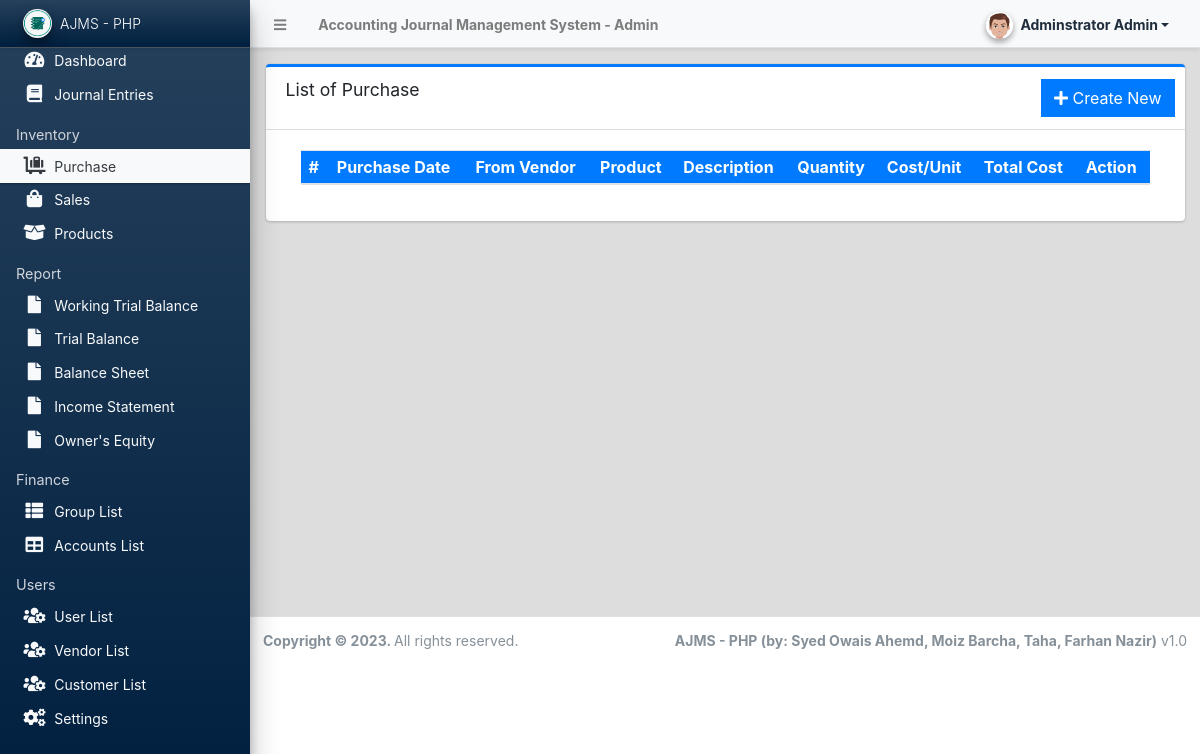
The app's page /admin/?page=inventory/purchase (signed in), older data.
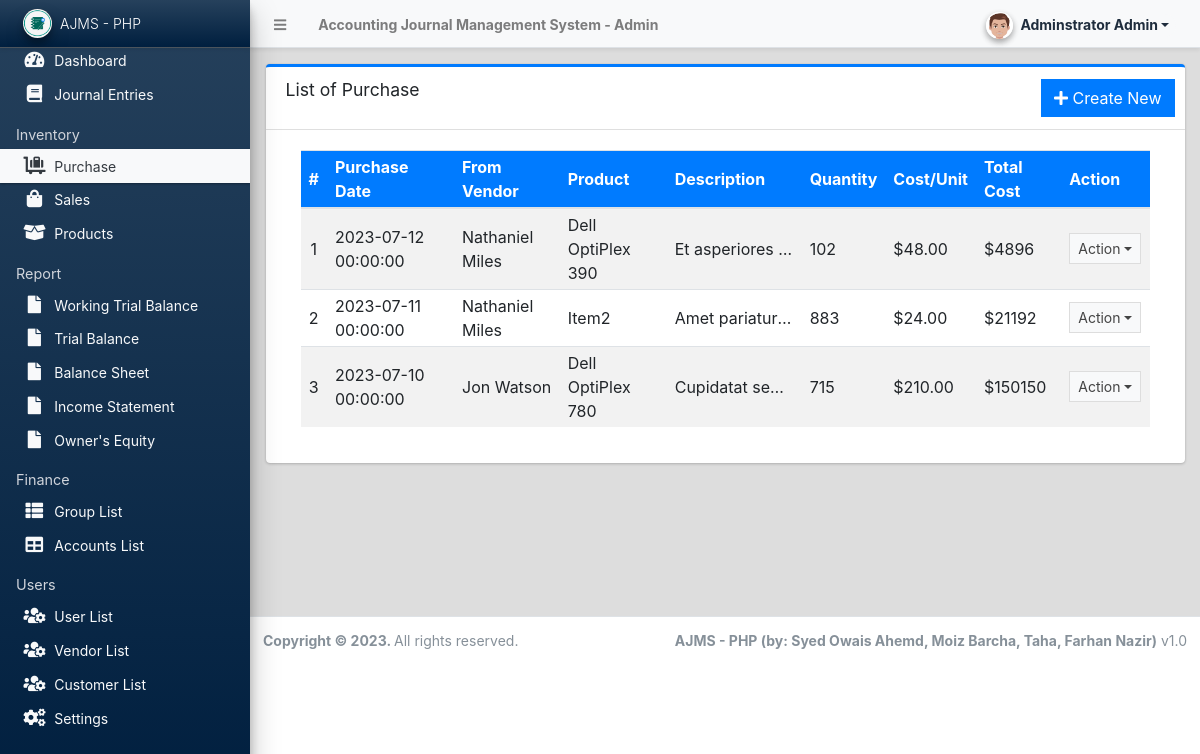
The same page, newer data.
### tables this page shows
CREATE TABLE `purchase` (
  `id` int(11) NOT NULL,
  `vendor_id` int(11) NOT NULL,
  `product_id` int(11) NOT NULL,
  `description` varchar(255) DEFAULT NULL,
  `cost` decimal(12,2) DEFAULT NULL,
  `qty` int(11) DEFAULT 0,
  `payment_type` varchar(50) NOT NULL,
  `purchase_date` datetime NOT NULL
);

CREATE TABLE `vendor` (
  `id` int(11) NOT NULL,
  `name` varchar(100) NOT NULL,
  `address` varchar(1024) DEFAULT NULL,
  `account_id` int(11) DEFAULT NULL,
  `company` varchar(100) NOT NULL
);

CREATE TABLE `products` (
  `id` int(11) NOT NULL,
  `name` varchar(100) NOT NULL,
  `description` varchar(255) DEFAULT NULL,
  `cost` decimal(12,4) DEFAULT NULL,
  `price` decimal(12,4) DEFAULT NULL,
  `qty` int(11) DEFAULT 0,
  `avatar` text NOT NULL,
  `status` int(11) NOT NULL,
  `created_at` datetime NOT NULL DEFAULT current_timestamp(),
  `updated_at` datetime NOT NULL DEFAULT current_timestamp()
);

### config.php (called while the page is built, shortened)
<?php
require_once('classes/DBConnection.php');
require_once('classes/SystemSettings.php');
function validate_image($file){
	if(!empty($file)){
        $ex = explode('?',$file);
        $file = $ex[0];
        $param =  isset($ex[1]) ? '?'.$ex[1]  : '';
		if(is_file(base_app.$file)){
			return base_url.$file.$param;
		}else{
			return base_url.'dist/img/no-image-available.png';
		}
	}else{
		return base_url.'dist/img/no-image-available.png';
	}
}
function isMobileDevice(){
    $aMobileUA = array(
        '/iphone/i' => 'iPhone',
        '/ipod/i' => 'iPod',
        '/ipad/i' => 'iPad',
        '/android/i' => 'Android',
        '/blackberry/i' => 'BlackBerry',
        '/webos/i' => 'Mobile'
    );
    return false;
}
?>

### classes/DBConnection.php (called while the page is built, shortened)
<?php
class DBConnection{
    private $host = DB_SERVER;
    private $username = DB_USERNAME;
    private $password = DB_PASSWORD;
    private $database = DB_NAME;
    public $conn;
    public function __construct(){
        if (!isset($this->conn)) {
            $this->conn = new mysqli($this->host, $this->username, $this->password, $this->database);
        }
    }
}
?>

### classes/SystemSettings.php (called while the page is built, shortened)
<?php
class SystemSettings extends DBConnection{
	function userdata($field = ''){
		if(!empty($field)){
			if(isset($_SESSION['userdata'][$field]))
				return $_SESSION['userdata'][$field];
			else
				return null;
		}else{
			return false;
		}
	}
	function info($field=''){
		if(!empty($field)){
			if(isset($_SESSION['system_info'][$field]))
				return $_SESSION['system_info'][$field];
			else
				return false;
		}else{
			return false;
		}
	}
}
$_settings = new SystemSettings();
?>

### admin/inventory/purchase/index.php (the view, shortened to what this page needs)
<div class="card card-outline card-primary">
	<div class="card-header">
		<h3 class="card-title">List of Purchase</h3>
		<div class="card-tools">
			<a href="?page=inventory/purchase/manage_purchase" class="btn btn-flat btn-primary"><span class="fas fa-plus"></span>  Create New</a>
		</div>
	</div>
	<div class="card-body">
		<div class="container-fluid">
        <div class="container-fluid">
			<table class="table table-hover table-striped">
				<thead>
					<tr class="bg-primary">
						<th>#</th>
						<th>Purchase Date</th>
						<th>From Vendor</th>
						<th>Product</th>
						<th>Description</th>
						<th>Quantity</th>
						<th>Cost/Unit</th>
						<th>Total Cost</th>
						<th>Action</th>
					</tr>
				</thead>
				<tbody>
					<?php
						$i = 1;
						$qry = $conn->query("SELECT p.*, v.name vendor, prd.name product  FROM `purchase` p
							LEFT JOIN vendor v on v.id = p.vendor_id
							LEFT JOIN products prd on prd.id = p.product_id
							order by purchase_date desc");
						while($row = $qry->fetch_assoc()):
					?>
						<tr>
							<td class="text-center"><?php echo $i++; ?></td>
							<td><?php echo $row['purchase_date'] ?></td>
							<td><?php echo ucwords($row['vendor']) ?></td>
							<td><?php echo ucwords($row['product']) ?></td>
							<td ><p class="m-0 truncate-1"><?php echo $row['description'] ?></p></td>
							<td><?php echo $row['qty'] ?></td>
							<td><?php echo '$'.$row['cost'] ?></td>
							<td><?php echo '$'.(intval($row['qty']) * floatval($row['cost'])) ?></td>
							<td align="center">
								 <button type="button" class="btn btn-flat btn-default btn-sm dropdown-toggle dropdown-icon" data-toggle="dropdown">
				                  		Action
				                  </button>
							</td>
						</tr>
					<?php endwhile; ?>
				</tbody>
			</table>
		</div>
		</div>
	</div>
</div>

### admin/index.php (shortened to what this page needs)
<?php require_once('../config.php'); ?>
 <!DOCTYPE html>
<html lang="en" class="" style="height: auto;">
<?php require_once('inc/header.php') ?>
  <body class="sidebar-mini layout-fixed control-sidebar-slide-open layout-navbar-fixed sidebar-mini-md sidebar-mini-xs" data-new-gr-c-s-check-loaded="14.991.0" data-gr-ext-installed="" style="height: auto;">
    <div class="wrapper">
     <?php require_once('inc/topBarNav.php') ?>
     <?php require_once('inc/navigation.php') ?>
     <?php $page = isset($_GET['page']) ? $_GET['page'] : 'home';  ?>
      <div class="content-wrapper pt-3" style="min-height: 567.854px;">
        <section class="content">
          <div class="container-fluid">
            <?php
              if(!file_exists($page.".php") && !is_dir($page)){
                  include '404.html';
              }else{
                if(is_dir($page))
                  include $page.'/index.php';
                else
                  include $page.'.php';
              }
            ?>
          </div>
        </section>
      </div>
      <?php require_once('inc/footer.php') ?>
  </body>
</html>

### admin/inc/header.php (shortened to what this page needs)
<head>
    <link rel="stylesheet" href="<?php echo base_url ?>plugins/fontawesome-free/css/all.min.css">
    <link rel="stylesheet" href="<?php echo base_url ?>plugins/tempusdominus-bootstrap-4/css/tempusdominus-bootstrap-4.min.css">
  <link rel="stylesheet" href="<?php echo base_url ?>plugins/datatables-bs4/css/dataTables.bootstrap4.min.css">
  <link rel="stylesheet" href="<?php echo base_url ?>plugins/datatables-responsive/css/responsive.bootstrap4.min.css">
  <link rel="stylesheet" href="<?php echo base_url ?>plugins/datatables-buttons/css/buttons.bootstrap4.min.css">
  <link rel="stylesheet" href="<?php echo base_url ?>plugins/select2/css/select2.min.css">
  <link rel="stylesheet" href="<?php echo base_url ?>plugins/select2-bootstrap4-theme/select2-bootstrap4.min.css">
    <link rel="stylesheet" href="<?php echo base_url ?>plugins/icheck-bootstrap/icheck-bootstrap.min.css">
    <link rel="stylesheet" href="<?php echo base_url ?>plugins/jqvmap/jqvmap.min.css">
    <link rel="stylesheet" href="<?php echo base_url ?>plugins/fullcalendar/main.css">
    <link rel="stylesheet" href="<?php echo base_url ?>dist/css/adminlte.css">
    <link rel="stylesheet" href="<?php echo base_url ?>dist/css/custom.css">
    <link rel="stylesheet" href="<?php echo base_url ?>plugins/overlayScrollbars/css/OverlayScrollbars.min.css">
    <link rel="stylesheet" href="<?php echo base_url ?>plugins/daterangepicker/daterangepicker.css">
    <link rel="stylesheet" href="<?php echo base_url ?>plugins/summernote/summernote-bs4.min.css">
  <link rel="stylesheet" href="<?php echo base_url ?>plugins/sweetalert2-theme-bootstrap-4/bootstrap-4.min.css">
  </head>

### admin/inc/topBarNav.php (shortened to what this page needs)
<nav class="main-header navbar navbar-expand navbar-light text-sm shadow-sm">
  <ul class="navbar-nav">
    <li class="nav-item">
    <a class="nav-link" data-widget="pushmenu" href="#" role="button"><i class="fas fa-bars"></i></a>
    </li>
    <li class="nav-item d-none d-sm-inline-block">
      <a href="<?php echo base_url ?>" class="nav-link"><b><?php echo (!isMobileDevice()) ? $_settings->info('name'):$_settings->info('short_name'); ?> - Admin</b></a>
    </li>
  </ul>
  <ul class="navbar-nav ml-auto">
    <li class="nav-item">
      <div class="btn-group nav-link">
            <button type="button" class="btn btn-rounded badge badge-light dropdown-toggle dropdown-icon" data-toggle="dropdown">
              <span><img src="<?php echo validate_image($_settings->userdata('avatar')) ?>" class="img-circle elevation-2 user-img" alt="User Image"></span>
              <span class="ml-3"><?php echo ucwords($_settings->userdata('firstname').' '.$_settings->userdata('lastname')) ?></span>
            </button>
        </div>
    </li>
  </ul>
</nav>

### admin/inc/navigation.php (shortened to what this page needs)
<aside class="main-sidebar sidebar-dark-light elevation-4 sidebar-no-expand bg-gradient-navy">
  <a href="<?php echo base_url ?>admin" class="brand-link bg-transparent text-sm shadow-sm bg-gradient-navy">
  <img src="<?php echo validate_image($_settings->info('logo'))?>" alt="Store Logo" class="brand-image img-circle elevation-3 bg-black" style="width: 1.8rem;height: 1.8rem;max-height: unset;object-fit:scale-down;object-position:center center">
  <span class="brand-text font-weight-light"><?php echo $_settings->info('short_name') ?></span>
  </a>
  <div class="sidebar os-host os-theme-light os-host-overflow os-host-overflow-y os-host-resize-disabled os-host-transition os-host-scrollbar-horizontal-hidden">
    <div class="os-content-glue" style="margin: 0px -8px; width: 249px; height: 646px;"></div>
    <div class="os-padding">
      <div class="os-viewport os-viewport-native-scrollbars-invisible" style="overflow-y: scroll;">
        <div class="os-content" style="padding: 0px 8px; height: 100%; width: 100%;">
          <nav class="">
             <ul class="nav nav-pills nav-sidebar flex-column text-sm nav-compact nav-flat nav-child-indent nav-collapse-hide-child text-dark" data-widget="treeview" role="menu" data-accordion="false">
              <li class="nav-item dropdown">
                <a href="./" class="nav-link text-light nav-home">
                  <i class="nav-icon fas fa-tachometer-alt"></i>
                  <p>
                    Dashboard
                  </p>
                </a>
              </li>
              <li class="nav-item">
                <a href="<?php echo base_url ?>admin/?page=journals" class="nav-link text-light nav-journals">
                  <i class="nav-icon fas fa-book"></i>
                  <p>
                    Journal Entries
                  </p>
                </a>
              </li>
             <li class="nav-header">Inventory</li>
             <li class="nav-item">
                 <a href="<?php echo base_url ?>admin/?page=inventory/purchase" class="nav-link text-light nav-inventory_purchase">
                     <i class="nav-icon fas fa-luggage-cart"></i>
                     <p>
                         Purchase
                     </p>
                 </a>
             </li>
             <li class="nav-item">
                 <a href="<?php echo base_url ?>admin/?page=inventory/sales" class="nav-link text-light nav-inventory_sales">
                     <i class="nav-icon fas fa-shopping-bag"></i>
                     <p>
                         Sales
                     </p>
                 </a>
             </li>
             <li class="nav-item">
                 <a href="<?php echo base_url ?>admin/?page=inventory/products/list" class="nav-link text-light nav-inventory_products_list">
                     <i class="nav-icon fas fa-box-open"></i>
                     <p>
                         Products
                     </p>
                 </a>
             </li>
              <li class="nav-header">Report</li>
              <li class="nav-item">
                <a href="<?php echo base_url ?>admin/?page=reports/working_trial_balance" class="nav-link text-light nav-reports_working_trial_balance">
                  <i class="nav-icon fas fa-file"></i>
                  <p>
                    Working Trial Balance
                  </p>
                </a>
              </li>
              <li class="nav-item">
                <a href="<?php echo base_url ?>admin/?page=reports/trial_balance" class="nav-link text-light nav-reports_trial_balance">
                  <i class="nav-icon fas fa-file"></i>
                  <p>
                    Trial Balance
                  </p>
                </a>
              </li>
              <li class="nav-item">
                <a href="<?php echo base_url ?>admin/?page=reports/balance_sheet" class="nav-link text-light nav-reports_balance_sheet">
                  <i class="nav-icon fas fa-file"></i>
                  <p>
                    Balance Sheet
                  </p>
                </a>
              </li>
              <li class="nav-item">
                <a href="<?php echo base_url ?>admin/?page=reports/income_statement" class="nav-link text-light nav-reports_income_statement">
                  <i class="nav-icon fas fa-file"></i>
                  <p>
                    Income Statement
                  </p>
                </a>
              </li>
              <li class="nav-item">
                <a href="<?php echo base_url ?>admin/?page=reports/owners_equity" class="nav-link text-light nav-reports_owners_equity">
                  <i class="nav-icon fas fa-file"></i>
                  <p>
                    Owner's Equity
                  </p>
                </a>
              </li>
              <?php if($_settings->userdata('type') == 1): ?>
              <li class="nav-header">Finance</li>
              <li class="nav-item dropdown">
                <a href="<?php echo base_url ?>admin/?page=groups" class="nav-link text-light nav-groups">
                  <i class="nav-icon fas fa-th-list"></i>
                  <p>
                    Group List
                  </p>
                </a>
              </li>
              <li class="nav-item dropdown">
                <a href="<?php echo base_url ?>admin/?page=accounts" class="nav-link text-light nav-accounts">
                  <i class="nav-icon fas fa-table"></i>
                  <p>
                    Accounts List
                  </p>
                </a>
              </li>
              <li class="nav-header">Users</li>
              <li class="nav-item dropdown">
                <a href="<?php echo base_url ?>admin/?page=user/list" class="nav-link text-light nav-user_list">
                  <i class="nav-icon fas fa-users-cog"></i>
                  <p>
                    User List
                  </p>
                </a>
              </li>
              <li class="nav-item dropdown">
                <a href="<?php echo base_url ?>admin/?page=vendor" class="nav-link text-light nav-vendor_list">
                  <i class="nav-icon fas fa-users-cog"></i>
                  <p>
                    Vendor List
                  </p>
                </a>
              </li>
              <li class="nav-item dropdown">
                <a href="<?php echo base_url ?>admin/?page=customer" class="nav-link text-light nav-customer_list">
                  <i class="nav-icon fas fa-users-cog"></i>
                  <p>
                    Customer List
                  </p>
                </a>
              </li>
              <li class="nav-item dropdown">
                <a href="<?php echo base_url ?>admin/?page=system_info" class="nav-link text-light nav-system_info">
                  <i class="nav-icon fas fa-cogs"></i>
                  <p>
                    Settings
                  </p>
                </a>
              </li>
              <?php endif; ?>
            </ul>
          </nav>
        </div>
      </div>
    </div>
  </div>
</aside>

### admin/inc/footer.php (shortened to what this page needs)
<footer class="main-footer text-sm">
        <strong>Copyright © <?php echo date('Y') ?>.
        </strong>
        All rights reserved.
        <div class="float-right d-none d-sm-inline-block">
          <b><?php echo $_settings->info('short_name') ?> (by: Syed Owais Ahemd, Moiz Barcha, Taha, Farhan Nazir)</b> v1.0
        </div>
      </footer>
    </div>

### admin/inc/topBarNav.php (style rules this page uses)
.user-img { position: absolute; height: 27px; width: 27px; object-fit: cover; left: -7%; top: -12%; }
.btn-rounded { border-radius: 50px; }

Row changes from the older to the newer data that the page shows:
added purchase: purchase_date "2023-07-12 00:00:00", vendor.name "Nathaniel Miles", product.name "Dell OptiPlex 390", description "Et asperiores…", qty "102", cost "48.00", intval($row['qty']) * floatval($row['cost']) "4896"
added purchase: purchase_date "2023-07-11 00:00:00", vendor.name "Nathaniel Miles", product.name "Item2", description "Amet…", qty "883", cost "24.00", intval($row['qty']) * floatval($row['cost']) "21192"
added purchase: purchase_date "2023-07-10 00:00:00", vendor.name "Jon Watson", product.name "Dell OptiPlex 780", description "Cupidatat…", qty "715", cost "210.00", intval($row['qty']) * floatval($row['cost']) "150150"
